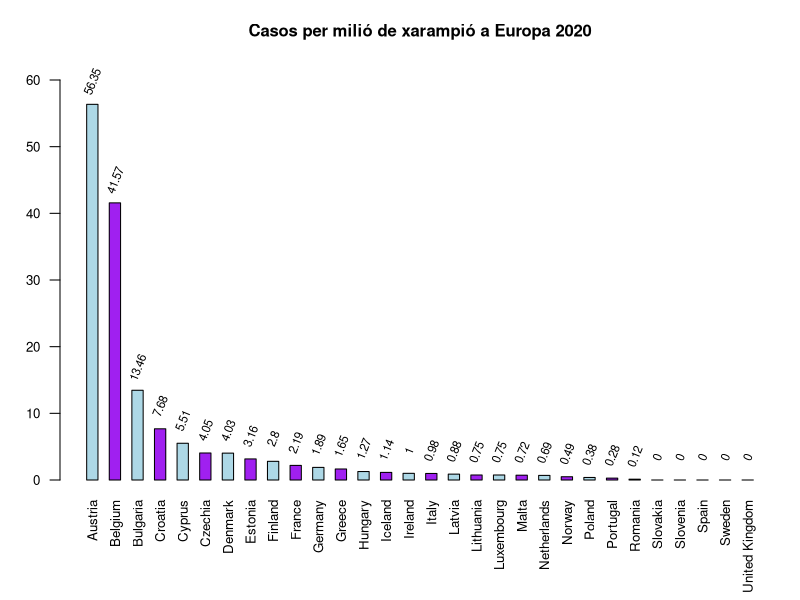

Write R code to recreate this figure.
## ---- chunk 1
knitr::opts_chunk$set(echo = TRUE)
## ---- chunk 2
dat <- read.csv2("measles-notification-rate-12-months-December-2020.csv", sep = ",", stringsAsFactors = TRUE)

dat1 <- data.frame(Pais = dat$X, "Casos per milió" = dat$X.2)
dat2 <- dat1[-c(1,31,32,33),]

dat3 <- as.numeric(as.character(dat2$Casos.per.milió))

dat4 <- data.frame(Pais = dat2$Pais, "Casos per milió" = as.numeric(as.character(dat2$Casos.per.milió)))

dat5 <- dat4[rev(order(dat4$Casos.per.milió)),]

par(mar=c(6,3,3,1))

g <- barplot(t(as.matrix(as.numeric(dat5[, 2]))),
             beside = TRUE,
             names.arg = dat2$Pais,
             density = NULL,
             col = c("lightblue","purple"),
             ylim = c(0,63),
             main = "Casos per milió de xarampió a Europa 2020",
             las = 2,
             cex.main = 1,
             cex.axis = 0.8,
             cex.names = 0.8)

text(g, dat5$Casos.per.milió+3.4, paste(round(dat5$Casos.per.milió, digits = 2)), srt=68, cex=0.7)
